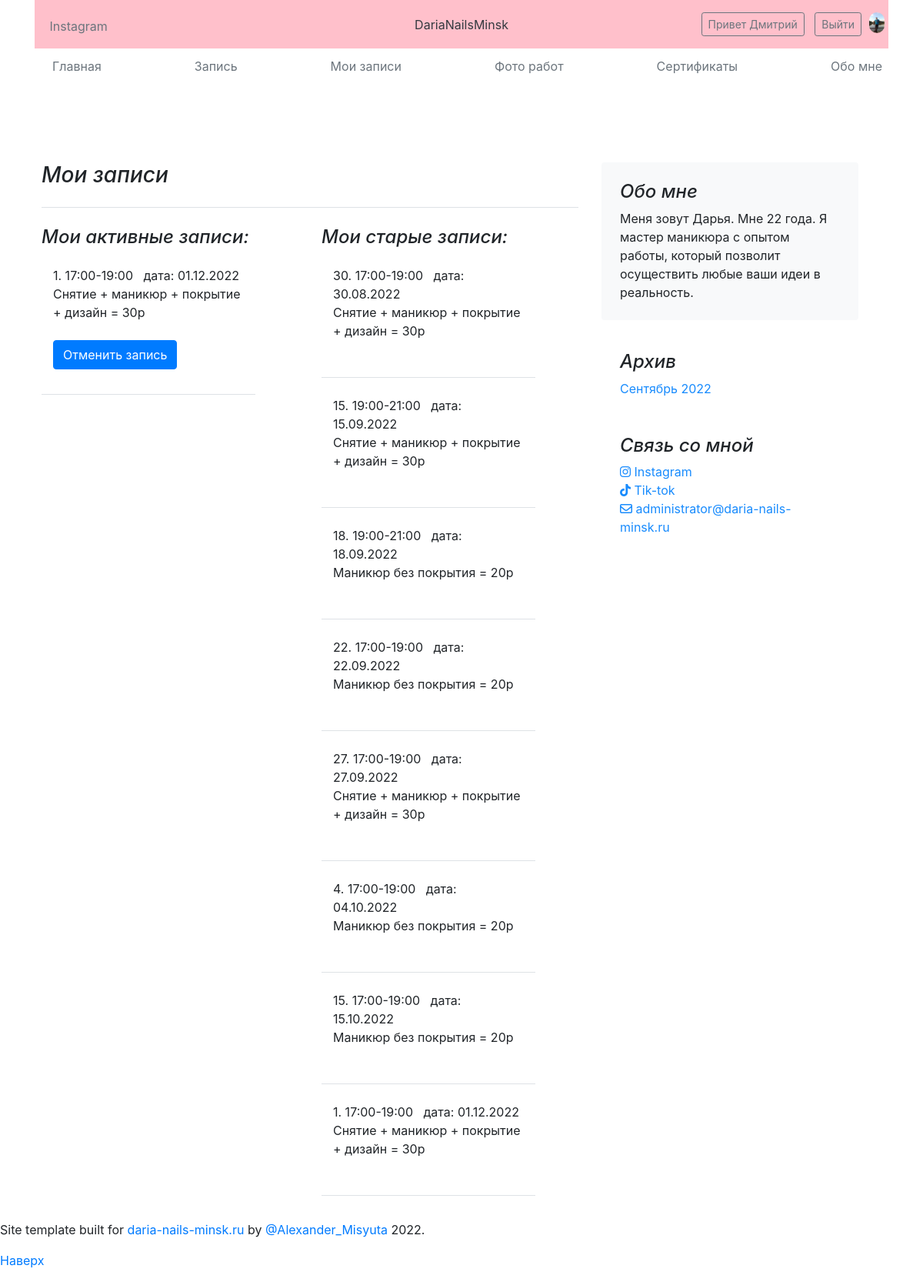
The app's page /my_book/ (signed in), older data.
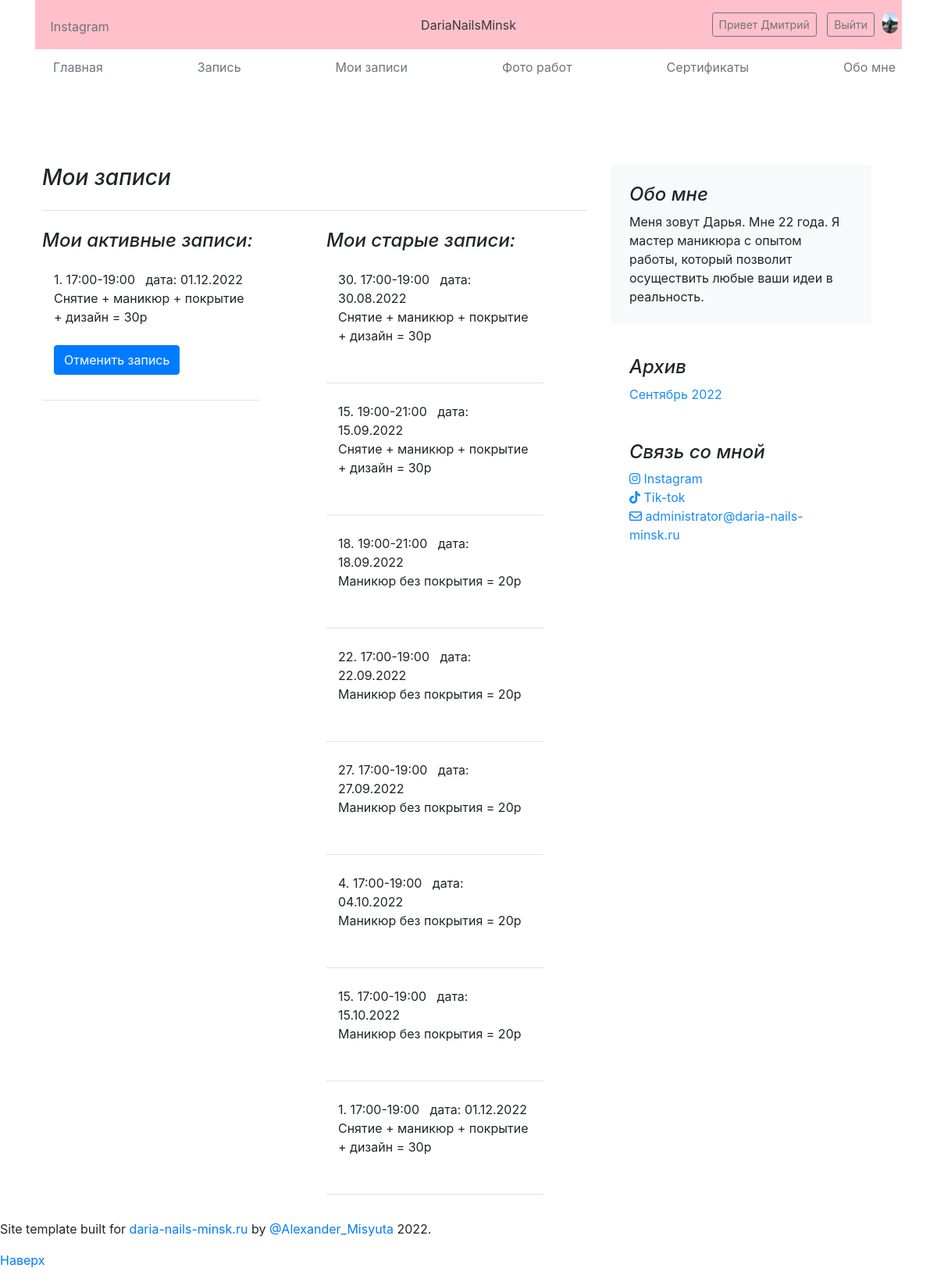
The same page, newer data.
### main/models.py (models this page shows, shortened)
class Post(models.Model):
    title = models.CharField(max_length=255, verbose_name='Название', validators=[RegexValidator(regex=r'$', message='Model error')])
    client = models.ForeignKey('CustomUser', on_delete=models.PROTECT, verbose_name='Клиент', default=None, blank=True, null=True)
    service = models.ForeignKey('Service', on_delete=models.PROTECT, verbose_name='Доступные услуги', default=None, blank=True, null=True)
    date = models.DateField(verbose_name='Дата', default=None)
    is_active = models.BooleanField(verbose_name='Опубликовать', default=True)
    class Meta:
        verbose_name = 'Запись'
        verbose_name_plural = 'Записи на ногти'
        ordering = ['-date', 'title']

class Service(models.Model):
    title = models.CharField(max_length=255, verbose_name='Название', validators=[RegexValidator(regex=r'$', message='Model error')])
    price = models.IntegerField(default=0, verbose_name='Цена в рублях')
    def __str__(self):
        return self.title
    class Meta:
        verbose_name = 'Услуга'
        verbose_name_plural = 'Мои услуги'
        ordering = ['id']

### main/views.py (the view)
# urls.py: path('my_book/', my_book, name='my_book'),
def my_book(request):
    if not request.user.is_authenticated:
        return redirect('log_in')
    else:
        user = request.user
        posts = Post.objects.filter(client=user).order_by('date')
        today = datetime.date(datetime.now())
        book = ''
        old_book = ''
        list_posts_clients = []
        posts_clients = Post.objects.all().order_by('date')
        for el in posts_clients:
            if el.client and el.client != user and el.date >= today:
                list_posts_clients.append(el)
        books = []
        for el in posts:
            if el.date >= today:
                books.append(el)
        if len(books) == 0:
            book = '0'                              # Если записей нет то выводим текст записей нет
        old_books = []
        for el in posts:
            if el.date <= today:
                old_books.append(el)
        if len(old_books) == 0:
            old_book = '0'
        month_my_work = month_my_works()
        context = {
            'title': 'Мои записи',
            'title_body': 'Мои записи',
            'month_my_work': month_my_work,
            'list_posts_clients': list_posts_clients,
            'books_page': 'yes',
            'books': books,
            'book': book,
            'old_books': old_books,
            'old_book': old_book,
        }
        return render(request, 'main/index.html', context)

### main/models.py (called while the page is built)
    def get_absolute_url(self):
        return reverse('user_detail', kwargs={'pk': self.pk})

### main/views.py (called while the page is built)
def month_my_works():
    month_my_work = []
    posts = MyWorks.objects.filter(is_active=True)
    for el in posts:
        d = el.date
        d = str(d).split('-')
        deadline = datetime.strptime(f'{d[0]}-{d[1]}-1', "%Y-%m-%d")
        month_my_work.append(deadline)
    month_my_work = set(month_my_work)
    month_my_work = list(month_my_work)
    month_my_work.sort(reverse=True)
    return month_my_work

### main/templates/main/index.html (shortened to what this page needs)
{% extends 'main/base.html' %}
{% load static %}
{% block body %}
<link rel="stylesheet" href="https://stackpath.bootstrapcdn.com/bootstrap/5.0.0-alpha2/css/bootstrap.min.css">
<link rel="stylesheet" href="https://cdn.jsdelivr.net/npm/bootstrap@4.6.2/dist/css/bootstrap.min.css">
{% if books_page %}
    <div class="row">
    {% if books %}
        <div class="col-sm">
            <h4 class="mb-4 fst-italic">Мои активные записи:</h4>
                {% for el in books %}
                    <div class="mb-4 pb-4 col-10 border-bottom">
                        {{ el.title }} &nbsp; дата: {{ el.date|date:'d.m.Y' }}<br>
                        {{ el.service }}<br><br>
                        <button class="btn mb-2 btn-primary" onclick="CancelBook({{ el.id }})">Отменить запись</button>
                    </div>
                {% endfor %}
        </div>
    {% endif %}
    {% if old_books %}
        <div class="col-sm">
            <h4 class="mb-4 fst-italic">Мои старые записи: </h4>
            {% for el in old_books %}
                <div class="mb-4 pb-4 col-10 border-bottom">
                    {{ el.title }} &nbsp; дата: {{ el.date|date:'d.m.Y' }}<br>
                    {{ el.service }}<br><br>
                </div>
            {% endfor %}
        </div>
    {% endif %}
    </div>
{% endif %}
{% endblock %}

Row changes from the older to the newer data that the page shows:
changed Post (number 6 of 8 on the later page): service "Снятие + маникюр + покрытие + дизайн = 30р" → "Маникюр без покрытия = 20р"
